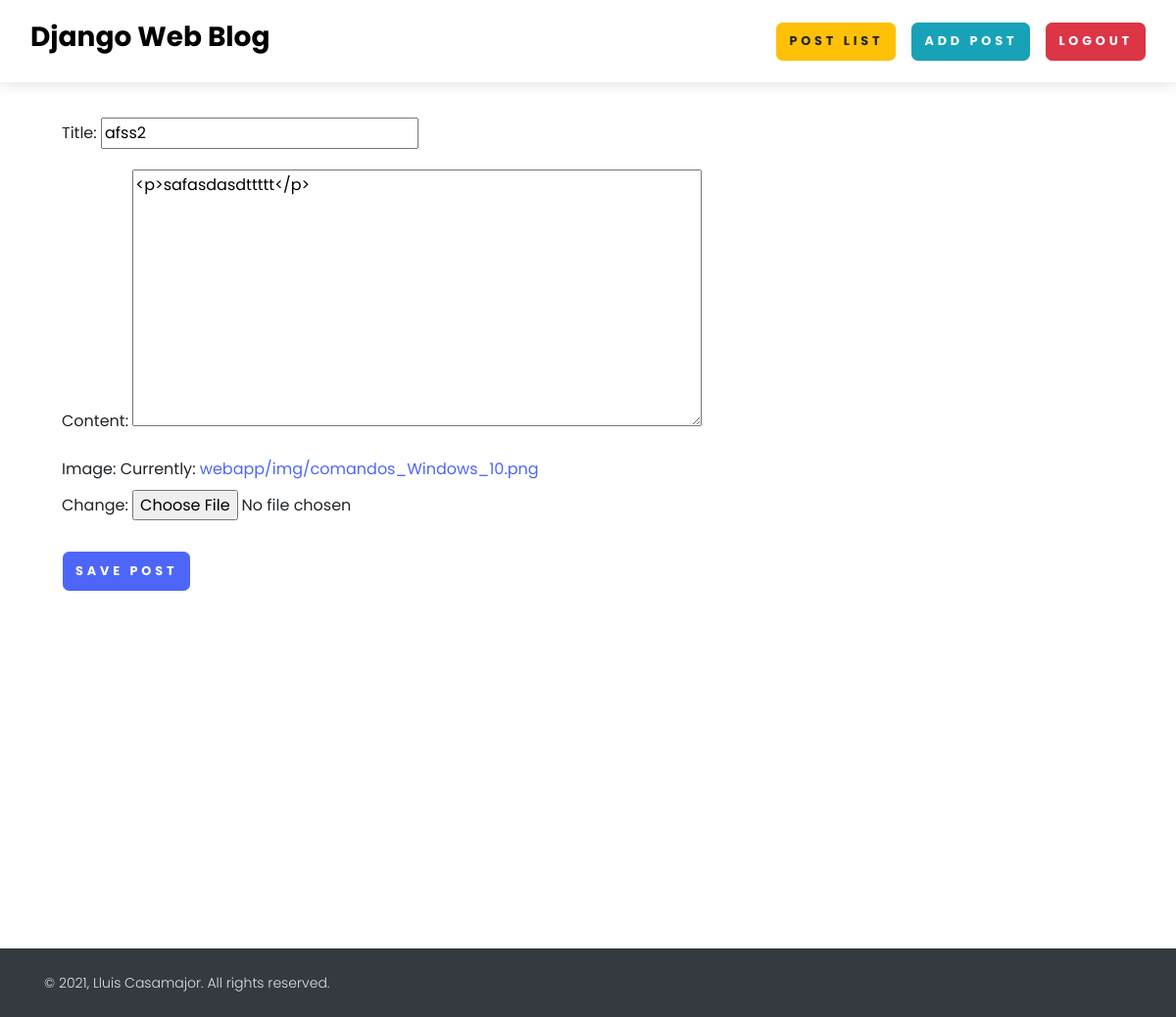
Before: /post_update/8 (signed in) with the older database file.
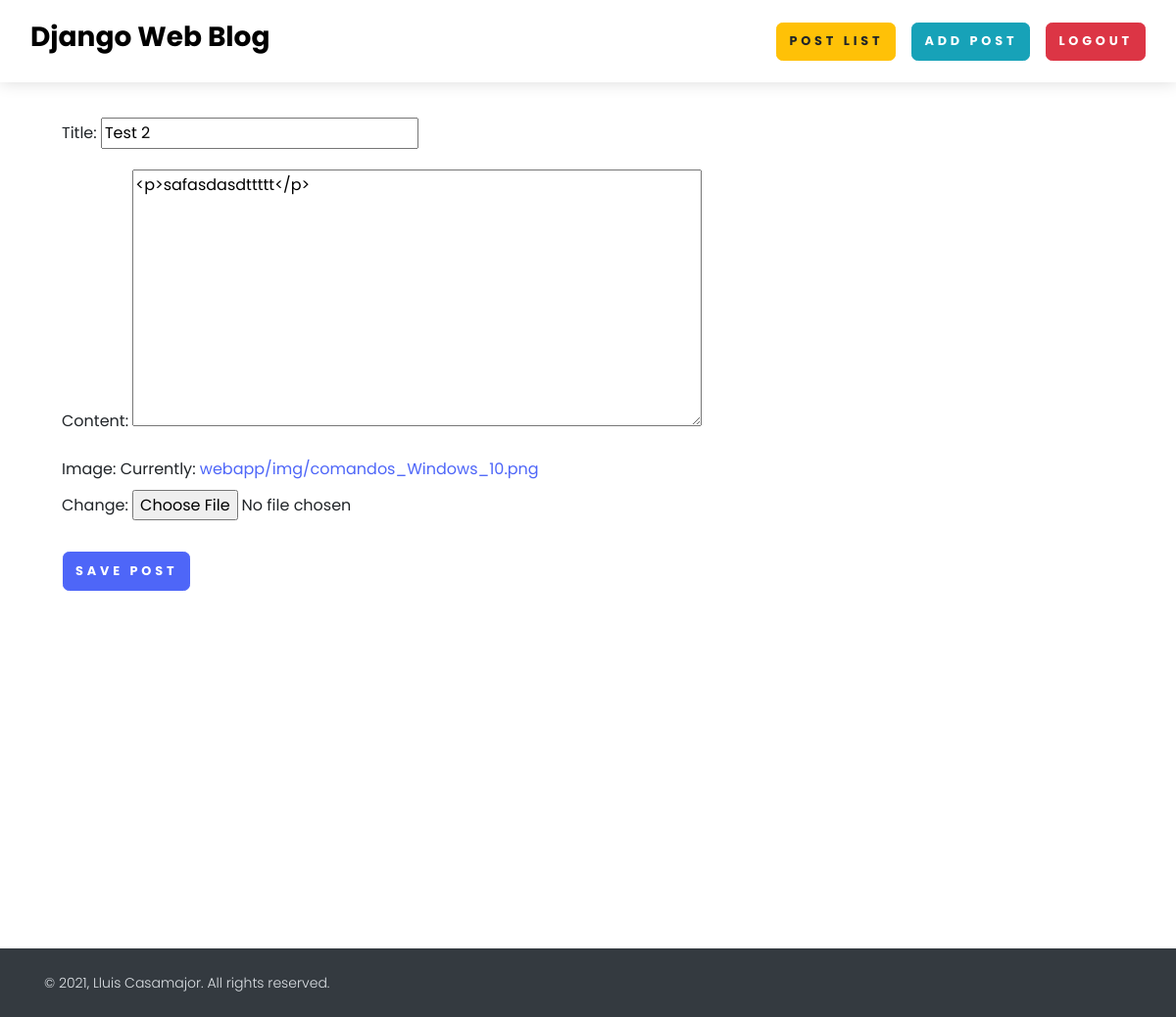
After: the same page with the newer database file.
### webapp/models.py (models this page shows, shortened)
class Article(models.Model):
    title = models.CharField(max_length=200)
    content = FroalaField()
    user = models.ForeignKey(User, blank=True, null=True, on_delete=models.CASCADE)
    slug = models.SlugField(max_length=50, null=True, blank=True)
    image = models.ImageField(upload_to='webapp/img')
    create_date = models.DateField(auto_now_add=True)
    modify_date = models.DateField(auto_now=True)

### webapp/views.py (the view)
# urls.py: path('post_update/<id>', post_update, name='post_update'),
def post_update(request, id):
    context = {}
    try:
        article_object = Article.objects.get(id=id)
        if article_object.user != request.user:
            return redirect('/')
        initial_dic = {'content': article_object.content, 'title': article_object.title,
                       'image': article_object.image}
        form = BlogForm2(initial=initial_dic)
        if request.method == 'POST':
            form = BlogForm2(request.POST, instance=article_object)
            if form.is_valid():
                form.save()
        context['form'] = form
    except Exception as Error:
        print(Error)
    return render(request, 'post-update.html', context)

### webapp/form.py
class BlogForm2(forms.ModelForm):
    class Meta:
        model = Article
        fields = ['title', 'content', 'image']

### webapp/templates/post-update.html (shortened to what this page needs)
{% extends 'base.html' %}
{% block start %}
<div class="container m-5" style="min-height: 100vh">
    <form method="post" enctype="multipart/form-data">
        <div class="row">
            <div class="col-md-12">
                {{form.as_p}}
            </div>
            <div class="m-3">
                <button type="submit" class="btn btn-primary">Save Post</button>
            </div>
        </div>
    </form>
</div>
{% endblock %}

Changed rows visible on the page:
changed Article "<p>safasdasdttttt</p>": title "afss2" → "Test 2"
